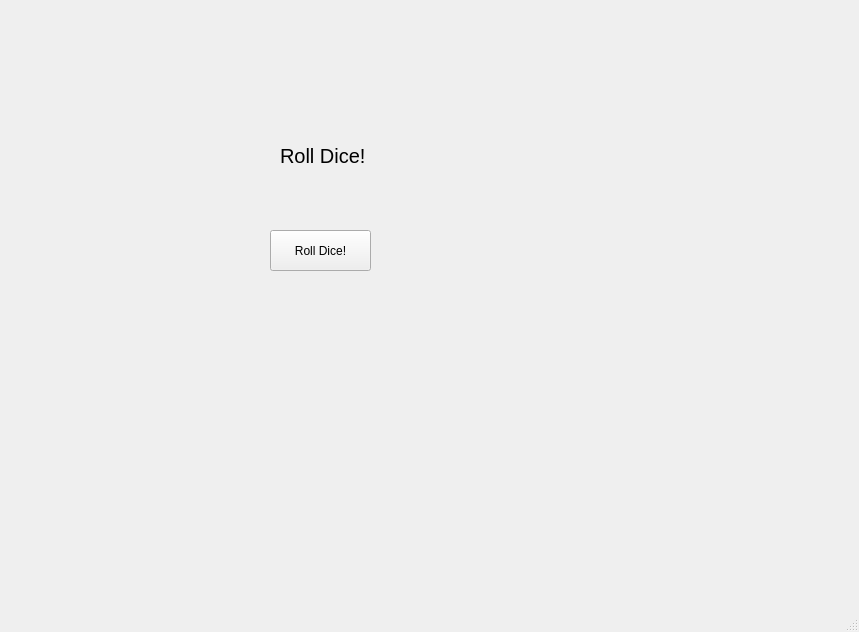
<?xml version="1.0" encoding="UTF-8"?>
<ui version="4.0">
 <class>MainWindow</class>
 <widget class="QMainWindow" name="MainWindow">
  <property name="geometry">
   <rect>
    <x>0</x>
    <y>0</y>
    <width>859</width>
    <height>632</height>
   </rect>
  </property>
  <property name="windowTitle">
   <string>MainWindow</string>
  </property>
  <widget class="QWidget" name="centralwidget">
   <widget class="QPushButton" name="pushButton">
    <property name="geometry">
     <rect>
      <x>270</x>
      <y>230</y>
      <width>101</width>
      <height>41</height>
     </rect>
    </property>
    <property name="text">
     <string>Roll Dice!</string>
    </property>
   </widget>
   <widget class="QLabel" name="label">
    <property name="geometry">
     <rect>
      <x>280</x>
      <y>120</y>
      <width>131</width>
      <height>71</height>
     </rect>
    </property>
    <property name="font">
     <font>
      <pointsize>15</pointsize>
     </font>
    </property>
    <property name="text">
     <string>Roll Dice!</string>
    </property>
    <property name="scaledContents">
     <bool>false</bool>
    </property>
   </widget>
  </widget>
  <widget class="QMenuBar" name="menubar">
   <property name="geometry">
    <rect>
     <x>0</x>
     <y>0</y>
     <width>859</width>
     <height>33</height>
    </rect>
   </property>
  </widget>
  <widget class="QStatusBar" name="statusbar"/>
 </widget>
 <resources/>
 <connections/>
</ui>
